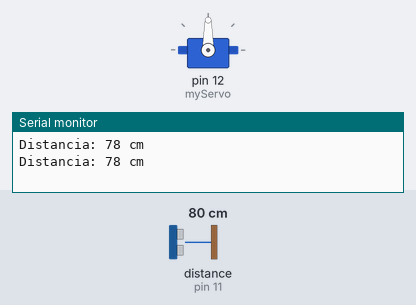
Bench run of a sketch on a simulated Arduino Uno, built with avr-gcc and run on an emulated ATmega328P. Shown: servo, the last lines printed to the serial monitor. Wiring (inferred from the names in the program): ultrasonic range finder: trigger pin 10; echo pin 11. The inputs (shaded band) are chosen by the test bench; at power-on: distance to the obstacle (sensor on pin 11) 80 cm. The echo pulse lasts 58.3 µs per cm.

Above: at 3.3 s.
3.4 s: distance to the obstacle (sensor on pin 11) set to 23 cm
6.7 s: distance to the obstacle (sensor on pin 11) set to 19 cm
At 7.8 s:
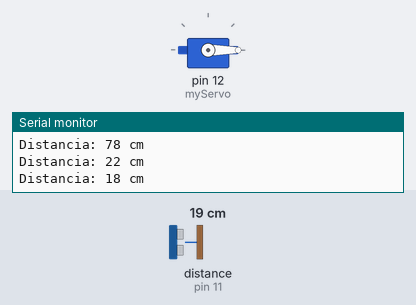
10.0 s: distance to the obstacle (sensor on pin 11) set to 35 cm
At 11.4 s:
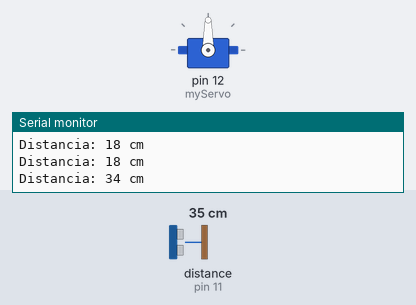
13.3 s: distance to the obstacle (sensor on pin 11) set to 2 cm
At 16.6 s:
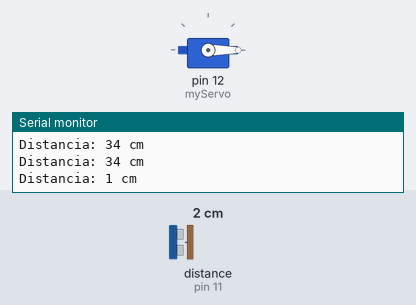
Timing chart, 0 to 18.0 s (numbered marks = the images above; inputs shaded):
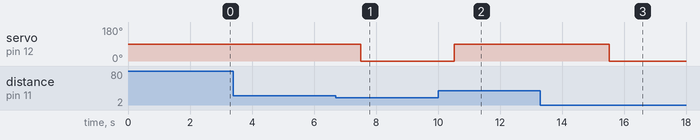

Measured:
- the behaviour switches between 22 and 21 cm on distance to the obstacle (sensor on pin 11) (found by bisection; images 0 and 1)
- after the input at 6.7 s, servo on pin 12 (myServo): 90° → 0° after 0.82 s
- after the input at 10.0 s, servo on pin 12 (myServo): 0° → 90° after 0.52 s
- after the input at 13.3 s, servo on pin 12 (myServo): 90° → 0° after 2.2 s

The sketch:

prueba_mas_cernana.ino
```cpp
#include <Servo.h>

Servo myServo;  // Crea un objeto servo

const int trigPin = 10;  // Pin Trigger del sensor ultrasónico
const int echoPin = 11;  // Pin Echo del sensor ultrasónico

void setup() {
  Serial.begin(9600);  // Inicia la comunicación serie
  myServo.attach(12);  // Conecta el servo al pin 12
  pinMode(trigPin, OUTPUT);  // Configura el pin de Trigger como salida
  pinMode(echoPin, INPUT);   // Configura el pin de Echo como entrada
}

void loop() {
  long duration, distance;

  // Limpia el pin de Trigger
  digitalWrite(trigPin, LOW);
  delayMicroseconds(2);
  // Envía un pulso de 10 microsegundos
  digitalWrite(trigPin, HIGH);
  delayMicroseconds(10);
  digitalWrite(trigPin, LOW);

  // Lee el tiempo de duración del pulso
  duration = pulseIn(echoPin, HIGH);
  // Calcula la distancia en cm
  distance = duration * 0.034 / 2;

  Serial.print("Distancia: ");
  Serial.print(distance);
  Serial.println(" cm");

  // Si la distancia es mayor a un umbral (por ejemplo, 20 cm)
  if (distance > 20) {
    // Mueve el servo hacia la dirección del objeto
    myServo.write(90);  // Cambia el ángulo según la dirección deseada
    delay(1000);  // Espera un segundo
  } else {
    myServo.write(0);  // Posición de reposo
  }

  delay(1500);  // Espera medio segundo antes de la siguiente lectura
}
```
